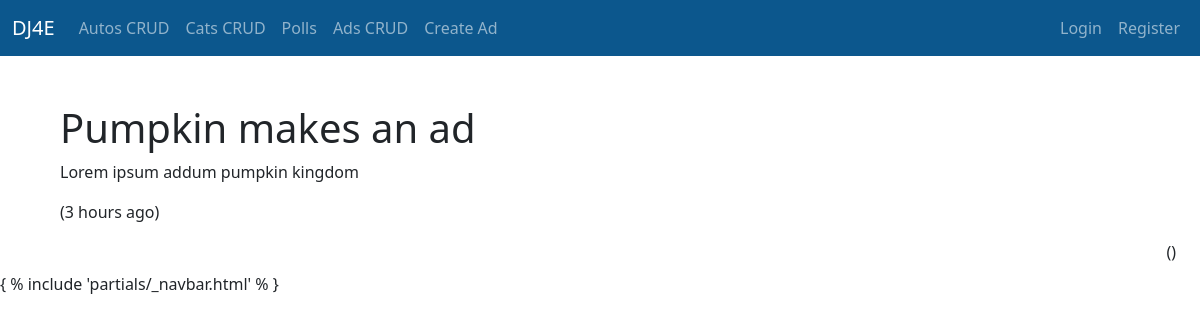
The page /ads/ad/8 on the database as committed earlier.
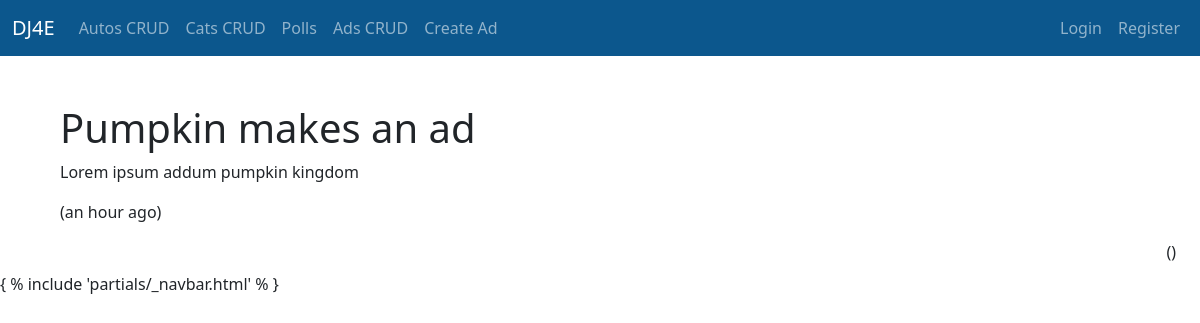
The same page on the database as committed later.
### ads/models.py (models this page shows, shortened)
class Ad(models.Model) :
    title = models.CharField(
            max_length=200,
            validators=[MinLengthValidator(2, "Title must be greater than 2 characters")]
    )
    price = models.DecimalField(max_digits=7, decimal_places=2, null=True)
    text = models.TextField()
    owner = models.ForeignKey(settings.AUTH_USER_MODEL, on_delete=models.CASCADE)
    created_at = models.DateTimeField(auto_now_add=True)
    updated_at = models.DateTimeField(auto_now=True)
    picture = models.BinaryField(null=True, editable=True)
    content_type = models.CharField(max_length=256, null=True, help_text='The MIMEType of the file')

### ads/views.py (the view)
# urls.py: path('ad/<int:pk>', views.AdDetailView.as_view(), name='ad_detail'),
class AdDetailView(OwnerDetailView):
    model = Ad
    fields = ['title', 'price', 'text']

### home/context_processors.py (called while the page is built)
def settings(request):
    return {
        'settings': django_settings,
    }

### ads/templates/ads/ad_detail.html (shortened to what this page needs)
{% extends "base_bootstrap.html" %}
{% load humanize %}
{% block content %}
<h1>
{{ ad.title }}
</h1>
<p>
{{ ad.text }}
</p>
<p>
({{ ad.updated_at|naturaltime }})
</p>
<span style="float: right;">
({{ pic.updated_at|naturaltime }})
</span>
{% endblock %}

Rows that differ between the two databases and show on the page:
changed Ad "Pumpkin makes an ad": updated_at "3 hours ago" → "an hour ago"
